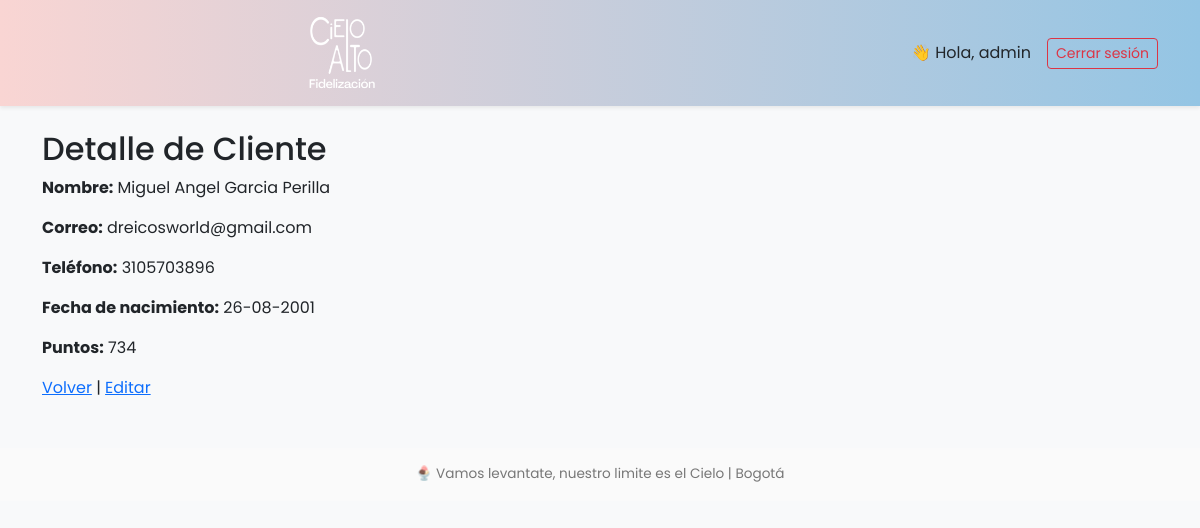
/clientes/1 (signed in), run on the app's committed database.
### models/login.py (models this page shows, shortened)
class Login(UserMixin, db.Model):
    id = db.Column(db.Integer, primary_key=True)
    username = db.Column(db.String(50), unique=True, nullable=False)
    password_hash = db.Column(db.String(128), nullable=False)
    rol = db.Column(db.String(20), nullable=False, default="general")

### models/cliente.py (models this page shows, shortened)
class Cliente(db.Model):
    __tablename__ = 'clientes'
    id = db.Column(db.Integer, primary_key=True)
    cedula = db.Column(db.String(20), unique=True, nullable=False)
    nombre = db.Column(db.String(100), nullable=False)
    correo = db.Column(db.String(120), unique=True, nullable=False)
    telefono = db.Column(db.String(20), nullable=True)
    fecha_nacimiento = db.Column(db.Date, nullable=True)
    puntos = db.Column(db.Integer, default=0)

### routes/cliente.py (the view)
@cliente_bp.route("/<int:cliente_id>")
@role_required("admin", "general")
def detalle_cliente(cliente_id):
    cliente = Cliente.query.get_or_404(cliente_id)
    return render_template("clientes/detalle.html", cliente=cliente)

### app.py (called while the page is built)
@login_manager.user_loader
def load_user(user_id):
    return Login.query.get(int(user_id))

### templates/clientes/detalle.html (shortened to what this page needs)
{% extends "base.html" %}
{% block content %}
<h2>Detalle de Cliente</h2>
<p><strong>Nombre:</strong> {{ cliente.nombre }}</p>
<p><strong>Correo:</strong> {{ cliente.correo }}</p>
<p><strong>Teléfono:</strong> {{ cliente.telefono }}</p>
<p><strong>Fecha de nacimiento:</strong> {{ cliente.fecha_nacimiento.strftime("%d-%m-%Y") if cliente.fecha_nacimiento or "No registrada" }}</p>
<p><strong>Puntos:</strong> {{ cliente.puntos }}</p>
<a href="{{ url_for('cliente.listar_clientes') }}">Volver</a> |
<a href="{{ url_for('cliente.editar_cliente', cliente_id=cliente.id) }}">Editar</a>
{% endblock %}

### templates/base.html (shortened to what this page needs)
<!DOCTYPE html>
<html lang="es">
<head>
  <link rel="stylesheet" href="https://cdn.jsdelivr.net/npm/bootstrap@5.3.2/dist/css/bootstrap.min.css">
  <link rel="stylesheet" href="{{ url_for('static', filename='css/styles.css') }}">
</head>
<body class="bg-light" style="font-family: 'Poppins', sans-serif;">
<nav class="navbar navbar-expand-lg shadow-sm" style="background: linear-gradient(90deg, #f9d5d3, #94c5e4);">
  <div class="container">
    <a class="navbar-brand d-flex align-items-center fw-bold text-dark"
      {% if request.endpoint in ['users.consulta', 'users.resultados'] %}
        href="#"
        onclick="return false;"
      {% else %}
        href="{{ url_for('index') }}"
      {% endif %}>
      <img src="{{ url_for('static', filename='img/logo.png') }}" alt="Logo Cielo Alto" class="me-2" style="height:80px;">
    </a>
    <div class="ms-auto d-flex align-items-center">
      {% if current_user.is_authenticated %}
        <span class="me-3">👋 Hola, {{ current_user.username }}</span>
        <a href="{{ url_for('auth.logout') }}" class="btn btn-outline-danger btn-sm">Cerrar sesión</a>
      {% else %}
        <a href="{{ url_for('auth.login') }}" class="btn btn-outline-primary btn-sm">Iniciar sesión</a>
      {% endif %}
    </div>
  </div>
</nav>
  <div class="container my-4">
    {% block content %}{% endblock %}
  </div>
  <footer class="text-center py-3 mt-5" style="background-color: #fafafa; font-size: 0.85rem; color:#777;">
    <p class="mb-0">🍨 Vamos levantate, nuestro limite es el Cielo | Bogotá</p>
  </footer>
</body>
</html>

### static/css/styles.css (style rules this page uses)
.navbar-brand img { height: 80px; width: auto; }
.navbar .navbar-brand { margin-left: auto; margin-right: auto; }

### data on the page
Login: username "admin"
Cliente: nombre "Miguel Angel Garcia Perilla", correo "dreicosworld@gmail.com", telefono "3105703896", fecha_nacimiento "26-08-2001", puntos "734"
